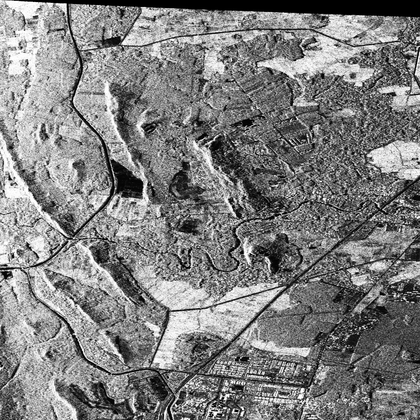
%> input picture data/patches0000.bmp, 420 x 420 px, shrunk from 1024 x 1024 before the run
$ octave locate_match_link.m   (GNU Octave 9; MATLAB toolbox functions it lacks are replaced by stand-ins)
%> lines starting %> are read from the running program, lines starting %| are printed output that depends on the picture; in (x1, y1, x2, y2) boxes, pixels count from 0 and x2, y2 are one past the last pixel; in counts of white or black regions, pixels touching at a corner belong together; the program's own positions count from 1
### GridPicture.m
function [ imageMatdouble ] = GridPicture( PictureName , countForEachStep )
 %This function grid the image into counts grid
 % For instance:GridPicture('294_236_360.bmp',32)

pictureInfo = imfinfo(PictureName);     %load information about the input

 [inputImageMat, inputImageMap] = imread(PictureName);        % Load the image

%2. Convert image to double precision.
 imageMatdouble =im2double(inputImageMat);

 % zero is create indicated to black
 height = pictureInfo.Height ;
 width = pictureInfo.Width;
  i=1;j=1;

 while (i<=height )
     for j=1:width
         imageMatdouble(i,j)=0;% plot a row line
     end

    j=1;
    if (i==1)
       i=i+countForEachStep-1;
   else
       i=i+countForEachStep;
    end

 end


   i=1;j=1;
 while (i<=width )

  for j=1:height
      imageMatdouble(j,i)=0; % plot a column line
  end

  j=1;

  if (i==1)
      i=i+countForEachStep-1;
  else
       i=i+countForEachStep;
   end

 end


%  imshow(imageMatdouble);
%  imwrite(imageMatdouble,'patches0003.bmp')


 end

### gray2r.m
function RBG=gray2r(image)

[m n]=size(image);
rgb=zeros(m,n,3);
rgb(:,:,1)=image;
rgb(:,:,2)=rgb(:,:,1);
rgb(:,:,3)=rgb(:,:,1);
image=rgb/255;
RBG=image;

### rgbGridPicture.m
function [ imgout ] =rgbGridPicture( PictureName , countForEachStep )
% input a gray picture,output a "rgbPicture"

imgout = imread( PictureName);  %# Load a sample 3-D RGB image
imgout=gray2r(imgout);
imgout(countForEachStep:countForEachStep:end,:,:) = 0;       %# Change every tenth row to black
imgout(:,countForEachStep:countForEachStep:end,:) = 0;       %# Change every tenth column to black

% imshow(imgout);                  %# Display the image

### locate_match_link.m
% The function of this module is display some pairs of match patches.
%% input the data
clear all
close all
clc

A=imread('/home/yiran/matchnet test/data/phototour/notredame/patches0000.bmp');
%> A is the input picture: size 420x420 uint8; min 0, max 255, mean 127.5
A1=imread('/home/yiran/matchnet test/data/phototour/notredame/patches0001.bmp');
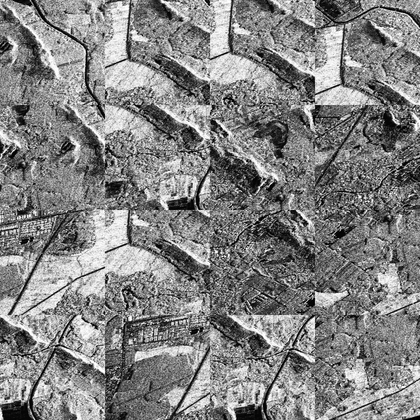
%> input picture data/patches0001.bmp, 420 x 420 px, shrunk from 1024 x 1024 before the run
%> A1 is the input picture: size 420x420 uint8; min 0, max 255, mean 130.9
B=imread('/home/yiran/matchnet test/data/phototour/notredame/patches0002.bmp');
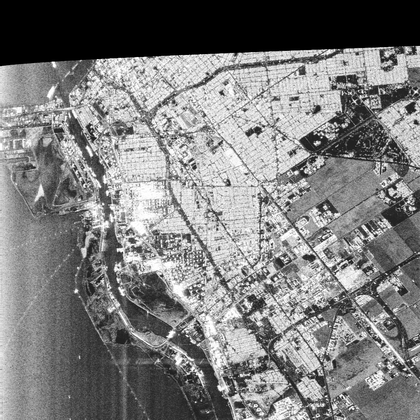
%> input picture data/patches0002.bmp, 420 x 420 px, shrunk from 1024 x 1024 before the run
%> B is the input picture: size 420x420 uint8; min 0, max 255, mean 125.4
B1=imread('/home/yiran/matchnet test/data/phototour/notredame/patches0003.bmp');
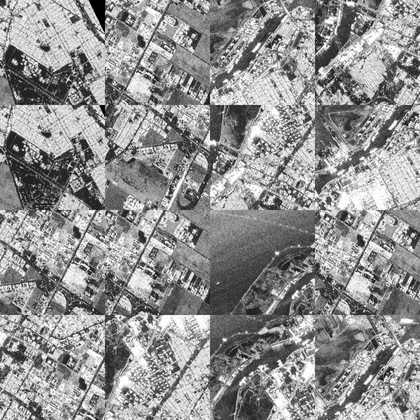
%> input picture data/patches0003.bmp, 420 x 420 px, shrunk from 1024 x 1024 before the run
%> B1 is the input picture: size 420x420 uint8; min 0, max 255, mean 144.6

b=GridPicture('/home/yiran/matchnet test/data/phototour/notredame/patches0002.bmp',64);
%> in GridPicture, `[inputImageMat, inputImageMap] = imread(PictureName);`: inputImageMap = 256 rows, first 12: [0 0 0; 0.00392 0.00392 0.00392; 0.00784 0.00784 0.00784; 0.0118 0.0118 0.0118; 0.0157 0.0157 0.0157; 0.0196 0.0196 0.0196; 0.0235 0.0235 0.0235; 0.0275 0.0275 0.0275; 0.0314 0.0314 0.0314; 0.0353 0.0353 0.0353; 0.0392 0.0392 0.0392; 0.0431 0.0431 0.0431]
%> after the loop in GridPicture, `while (i<=height )`: imageMatdouble: size 420x420 double; min 0, max 1, mean 0.484
%> after the loop in GridPicture, `while (i<=width )`: imageMatdouble: size 420x420 double; min 0, max 1, mean 0.475
b1=GridPicture('/home/yiran/matchnet test/data/phototour/notredame/patches0003.bmp',64);
%> call 2 of GridPicture, with countForEachStep = 64
%> after the loop in GridPicture (call 2), `while (i<=height )`:
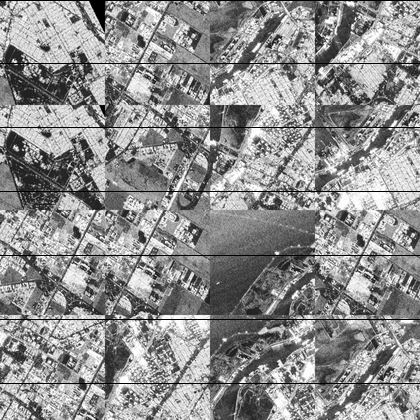
%> imageMatdouble: size 420x420 double; min 0, max 1, mean 0.557
%> after the loop in GridPicture (call 2), `while (i<=width )`:
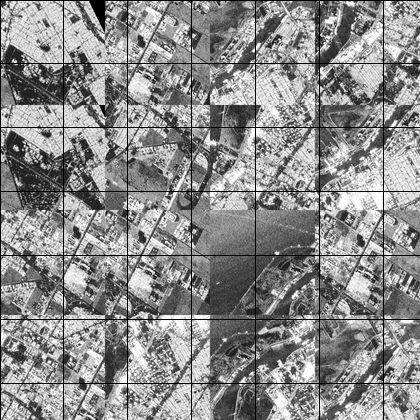
%> imageMatdouble: size 420x420 double; 1.64% of pixels changed, all inside (x1, y1, x2, y2) = (0, 1, 384, 420)


rA=gray2r(A);
rA1=gray2r(A1);
rB=gray2r(B);
rB1=gray2r(B1);
%> in gray2r (call 4), `rgb(:,:,2)=rgb(:,:,1);`:
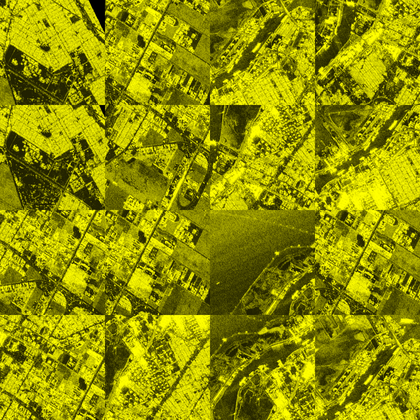
%> rgb: size 420x420x3 double; mean R, G, B 144.6, 144.6, 0

rB=rgbGridPicture('/home/yiran/matchnet test/data/phototour/notredame/patches0002.bmp',64);
rB1=rgbGridPicture('/home/yiran/matchnet test/data/phototour/notredame/patches0003.bmp',64);
%> call 2 of rgbGridPicture, with countForEachStep = 64
%> in rgbGridPicture (call 2), `imgout(:,countForEachStep:countForEachStep:end,:) = 0;`:
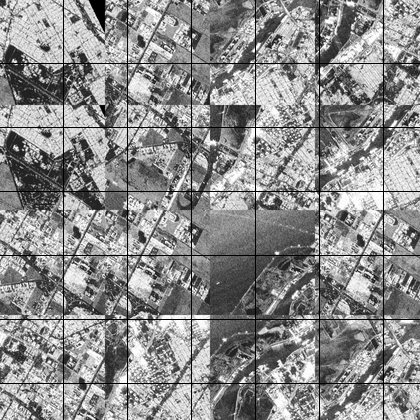
%> imgout: size 420x420x3 double; min 0, max 1, mean 0.551

%> (the run ends here)
